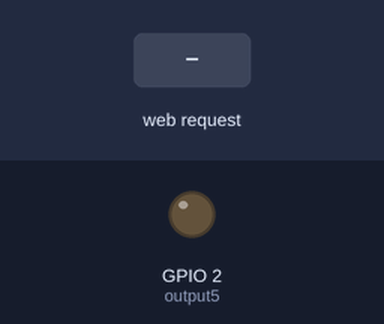
Simulated run of this sketch. Board: ESP8266 (NodeMCU). On the bench: output pins drawn as LEDs (lit = HIGH). The inputs (shaded band) are chosen by the test bench. WiFi joins after 1.5 s; servers stay silent unless stated; what the sketch prints to the serial monitor is not drawn.

Above: at 2.7 s.
2.8 s: HTTP request GET /5/on received
At 4.0 s:
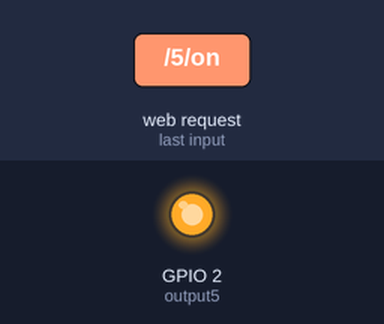
4.3 s: HTTP request GET /5/off received
At 5.1 s:
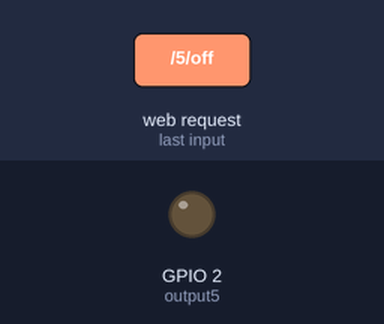
Timing chart, 0 to 7.3 s (numbered marks = the images above; inputs shaded):
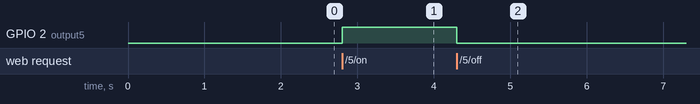

Measured:
- after the input at 2.8 s, GPIO 2 (output5): LOW → HIGH at once
- after the input at 4.3 s, GPIO 2 (output5): HIGH → LOW at once

The sketch:

esptest.ino
```cpp
// Load Wi-Fi library
#include <ESP8266WiFi.h>

// Replace with your network credentials
const char* ssid     = "OPPO F11 Pro";
const char* password = "123456789";

// Set web server port number to 80
WiFiServer server(80);

// Variable to store the HTTP request
String header;

// Auxiliar variables to store the current output state
String output5State = "on";
String output4State = "on";

// Assign output variables to GPIO pins
const int output5 = 2;
//const int output4 = 4;

void setup() {
  Serial.begin(115200);
  // Initialize the output variables as outputs
    pinMode(output5, OUTPUT);
 // pinMode(output4, OUTPUT);
  // Set outputs to LOW
  digitalWrite(output5, LOW);
  //digitalWrite(output4, LOW);

  // Connect to Wi-Fi network with SSID and password
  Serial.print("Connecting to ");
  Serial.println(ssid);
  WiFi.begin(ssid, password);
  while (WiFi.status() != WL_CONNECTED) {
    delay(500);
    Serial.print(".");
  }
  // Print local IP address and start web server
  Serial.println("");
  Serial.println("WiFi connected.");
  Serial.println("IP address: ");
  Serial.println(WiFi.localIP());
  server.begin();
}

void loop(){
  WiFiClient client = server.available();   // Listen for incoming clients

  if (client) {                             // If a new client connects,
  //  Serial.println("New Client.");          // print a message out in the serial port
    String currentLine = "";                // make a String to hold incoming data from the client
    while (client.connected()) {            // loop while the client's connected
      if (client.available()) {             // if there's bytes to read from the client,
        char c = client.read();             // read a byte, then
   //     Serial.write(c);                    // print it out the serial monitor
        header += c;
        if (c == '\n') {                    // if the byte is a newline character
          // if the current line is blank, you got two newline characters in a row.
          // that's the end of the client HTTP request, so send a response:
          if (currentLine.length() == 0) {
            // HTTP headers always start with a response code (e.g. HTTP/1.1 200 OK)
            // and a content-type so the client knows what's coming, then a blank line:
            client.println("HTTP/1.1 200 OK");
            client.println("Content-type:text/html");
            client.println("Connection: close");
            client.println();

            // turns the GPIOs on and off
            if (header.indexOf("GET /5/on") >= 0) {
              //Serial.println("krishna");
              output5State = "Off";
              digitalWrite(output5, HIGH);
            }
            else if (header.indexOf("GET /5/off") >= 0) {
   //           Serial.println("GPIO 5 off");
              output5State = "off";    // helllo krishna set off to set switch after click once
              digitalWrite(output5, LOW);
            }/*
            else if (header.indexOf("GET /4/on") >= 0) {
              Serial.println("GPIO 4 on");
              output4State = "on";
              digitalWrite(output4, HIGH);
            } else if (header.indexOf("GET /4/off") >= 0) {
              Serial.println("GPIO 4 off");
              output4State = "off";
              digitalWrite(output4, LOW);
            }*/

            // Display the HTML web page
            client.println("<!DOCTYPE html><html>");
            client.println("<head><meta name=\"viewport\" content=\"width=device-width, initial-scale=1\">");
            client.println("<link rel=\"icon\" href=\"data:,\">");
            // CSS to style the on/off buttons
            // Feel free to change the background-color and font-size attributes to fit your preferences
            client.println("<style>html { font-family: Helvetica; display: inline-block; margin: 0px auto; text-align: center;}");
            client.println(".button { background-color: #195B6A; border: none; color: white; padding: 16px 40px;");
            client.println("text-decoration: none; font-size: 30px; margin: 2px; cursor: pointer;}");
            client.println(".button2 {background-color: #77878A;}</style></head>");

            // Web Page Heading
            client.println("<body><h1>ESP8266 Web Server</h1>");

            // Display current state, and ON/OFF buttons for GPIO 5
            client.println("<p>System - State " + output5State + "</p>");
            // If the output5State is off, it displays the ON button
            if (output5State=="on") {
              client.println("<p><a href=\"/5/on\"><button class=\"button\">OFF</button></a></p>");
            } else {
              client.println("<p><a href=\"/5/off\"><button class=\"button button2\">WOW</button></a></p>");
            }
             /*
            // Display current state, and ON/OFF buttons for GPIO 4
            client.println("<p>GPIO 4 - State " + output4State + "</p>");
            // If the output4State is off, it displays the ON button
            if (output4State=="off") {
              client.println("<p><a href=\"/4/on\"><button class=\"button\">ON</button></a></p>");
            } else {
              client.println("<p><a href=\"/4/off\"><button class=\"button button2\">OFF</button></a></p>");
            }
            */
            client.println("</body></html>");

            // The HTTP response ends with another blank line
            client.println();
            // Break out of the while loop
            break;
          } else { // if you got a newline, then clear currentLine
            currentLine = "";
          }
        } else if (c != '\r') {  // if you got anything else but a carriage return character,
          currentLine += c;      // add it to the end of the currentLine
        }
      }
    }
    // Clear the header variable
    header = "";
    // Close the connection
    client.stop();
    //Serial.println("Client disconnected.");
    Serial.println("");
  }
}
```
